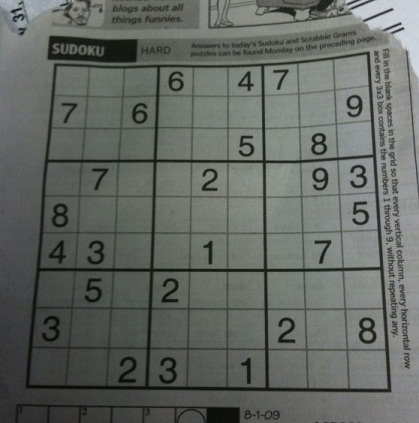
#> input picture 8. hafta/resim/sudoku.jpg, 419 x 423 px
$ python 6_resim_cevirme_flip_2.py
#> lines starting #> are read from the running program, lines starting #| are printed output that depends on the picture
import cv2 as cv
import matplotlib.pyplot as plt

resim = cv.imread("resim/sudoku.jpg")
#> resim is the input picture: shape (423, 419, 3); mean B, G, R 98.9, 103.6, 99.4

yeni_resim_1 = cv.flip(resim, -1)
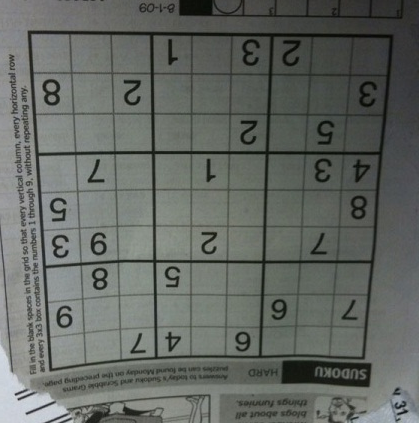
#> yeni_resim_1: shape (423, 419, 3); mean B, G, R 98.9, 103.6, 99.4
yeni_resim_2 = cv.flip(resim, 0)
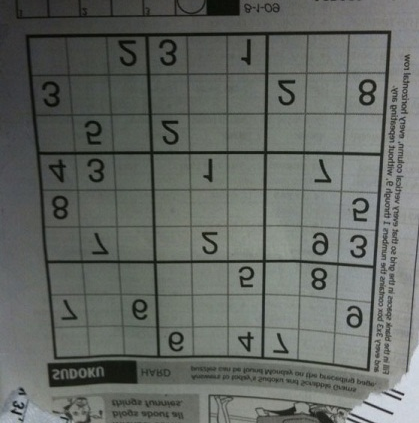
#> yeni_resim_2: shape (423, 419, 3); mean B, G, R 98.9, 103.6, 99.4
yeni_resim_3 = cv.flip(resim, 1)
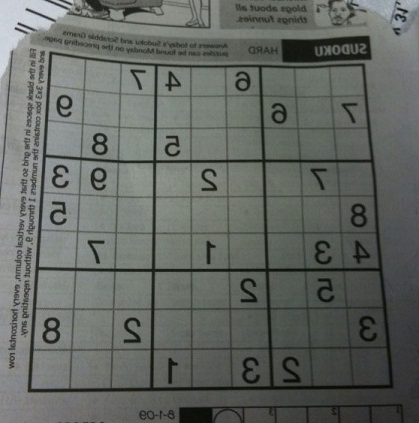
#> yeni_resim_3: shape (423, 419, 3); mean B, G, R 98.9, 103.6, 99.4


titles = ['Gerçek', '-1', '0', '1']
images = [resim, yeni_resim_1, yeni_resim_2, yeni_resim_3]

for i in range(4):
    plt.subplot(2, 2, i + 1)
    plt.imshow(images[i], 'gray')
    plt.title(titles[i], fontsize=8)
    plt.xticks([]), plt.yticks([])

plt.show()
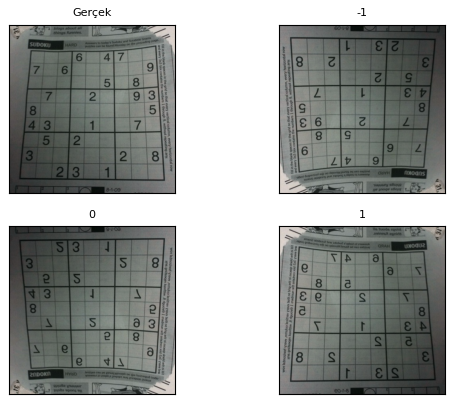
#> figure drawn by matplotlib, 4 panels; B, G, R data is drawn as R, G, B

$ run again, with 8. hafta/resim/manzara.jpg copied over 8. hafta/resim/sudoku.jpg
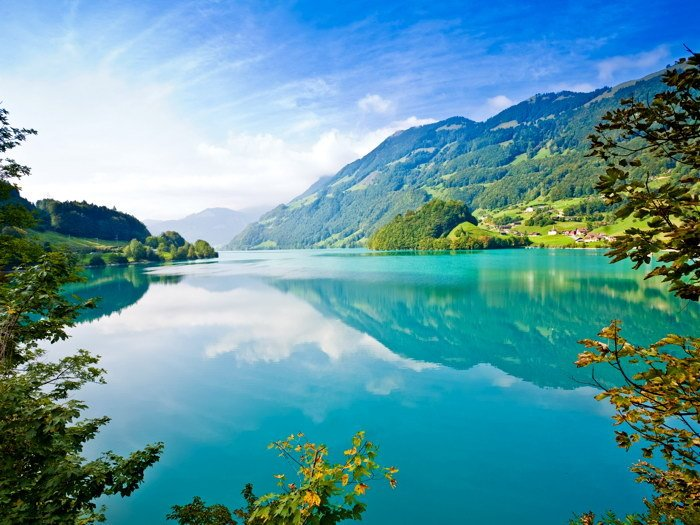
#> input picture 8. hafta/resim/manzara.jpg, 700 x 525 px
#> resim is the input picture: shape (525, 700, 3); mean B, G, R 163.8, 152.7, 93.6
#> `yeni_resim_3 = cv.flip(resim, 1)`:
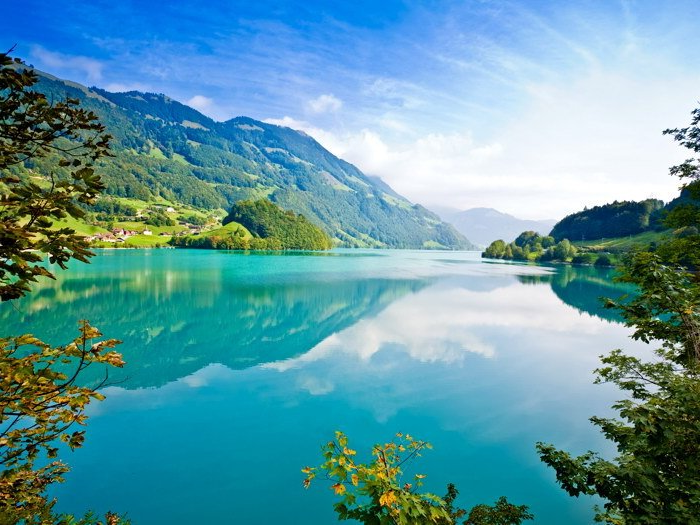
#> yeni_resim_3: shape (525, 700, 3); mean B, G, R 163.8, 152.7, 93.6
#> `plt.show()`:
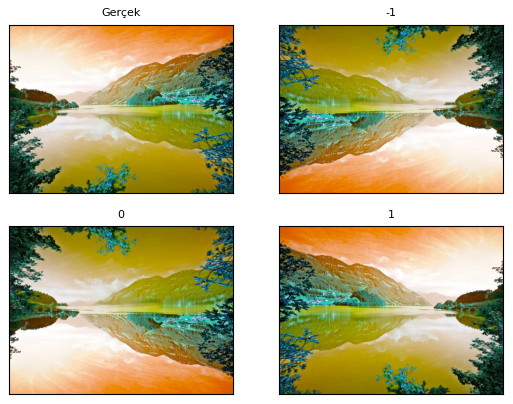
#> figure drawn by matplotlib, 4 panels; B, G, R data is drawn as R, G, B
